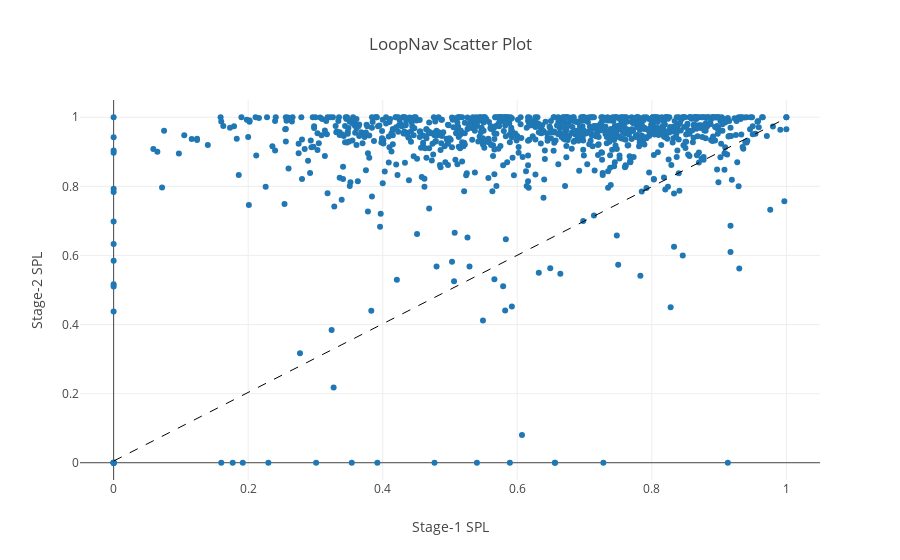

Notebook cell for this chart:
### Code cell
scatter = go.Scatter(
    x=s1_spl,
    y=s2_spl,
    mode="markers",
)

data = [scatter]
layout = dict(
    title="LoopNav Scatter Plot",
    xaxis=dict(title="Stage-1 SPL", range=(-0.05, 1.05)),
    yaxis=dict(title="Stage-2 SPL", range=(-0.05, 1.05)),
    shapes=[{
        "line": {
                    "color": "black", 
                    "dash": "dash", 
                    "width": 1
                },
        "type": "line",
        "x0": 0,
        "x1": 1,
        "xref": "x",
        "y0": 0.05,
        "y1": 1 / 1.05,
        "yref": "paper"
        }
    ]
)

fig = go.Figure(data=data, layout=layout)
iplot(fig, show_link=False)

### Figure 1 — Plotly figure (JSON) as saved in the notebook; plotly's stock layout.template omitted (floating-point values rounded to 4 significant figures; data arrays with more than 128 entries replaced by an {"elided": "..."} marker saying what was removed)
{"data": [{"mode": "markers", "type": "scatter", "uid": "cb015cfb-45eb-42b1-b008-af0caae4e744", "x": {"elided": "1000 float values"}, "y": {"elided": "1000 float values"}}], "layout": {"shapes": [{"line": {"color": "black", "dash": "dash", "width": 1}, "type": "line", "x0": 0, "x1": 1, "xref": "x", "y0": 0.05, "y1": 0.9524, "yref": "paper"}], "title": {"text": "LoopNav Scatter Plot"}, "xaxis": {"range": [-0.05, 1.05], "title": {"text": "Stage-1 SPL"}}, "yaxis": {"range": [-0.05, 1.05], "title": {"text": "Stage-2 SPL"}}}}
